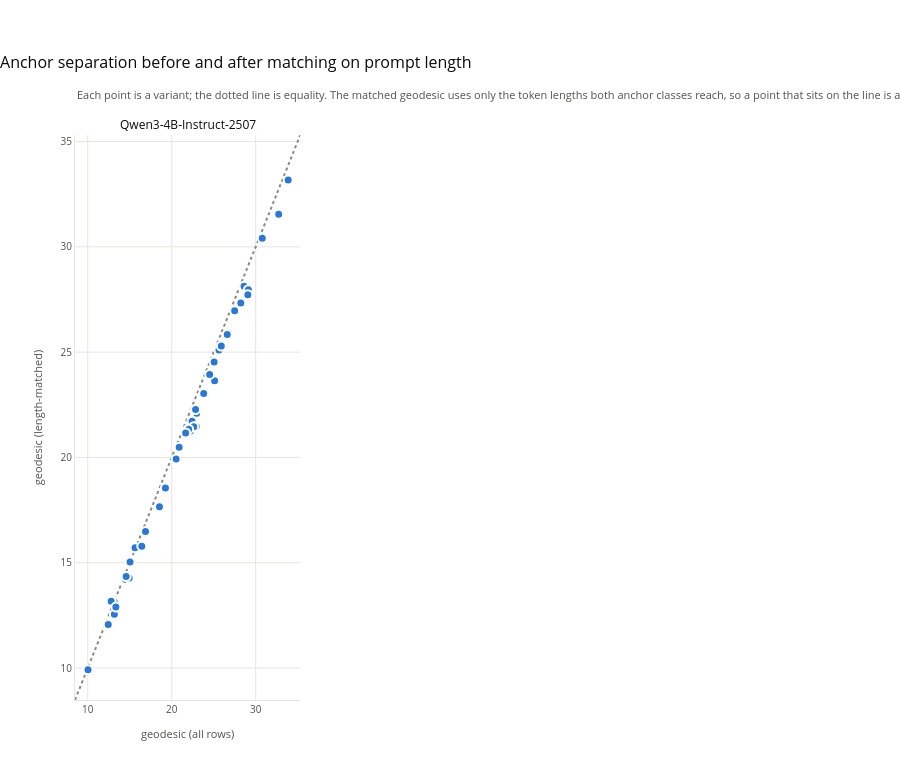

Notebook cell for this chart:
### Markdown cell above
### The same control on the geodesic

The table above matches the coordinate, but the panels plot a geodesic between centroids, so
the control has to be rebuilt at that level before it can speak to them. `matched_centroids`
averages each class's surface position over the token counts both classes reach, with the
same smaller-cell weights, and the geodesic is then solved between those two matched
centroids by the solver used everywhere else in this notebook.

Matching inside a single variant leaves only about twenty pairs behind each panel point, so
these are thinner estimates than the raw ones and some of the gap between the two columns is
that thinness rather than any length effect. `matched_bins` reports the support directly.

`r matched` is this notebook's headline correlation recomputed on matched centroids. If the
relationship the panels report were a length artifact, it would collapse here.

### Code cell
def matched_centroids(rows, bin_width=None):
    """Class centroids built only from the token lengths both classes reach.

    Each surviving token count contributes its two class means weighted by the smaller
    of its two cell sizes, so the two centroids are averaged over one common length
    distribution rather than over the two the classes happen to have.
    """
    bin_width = TOKEN_MATCH_BIN if bin_width is None else bin_width
    anchors = [LOW_STAKES_CLASS, HIGH_STAKES_CLASS]
    pair = rows.loc[rows[STAKES].isin(anchors)].copy()
    pair['token_bin'] = (pair['tokens'] // bin_width) * bin_width
    means = pair.groupby(['token_bin', STAKES], observed=True)[[SURFACE_U, SURFACE_V]].mean()
    sizes = pair.groupby(['token_bin', STAKES], observed=True).size().unstack()
    if not set(anchors) <= set(sizes.columns):
        raise ValueError('An anchor class is absent from the rows being matched.')
    keep = sizes[anchors].notna().all(axis=1)
    if not keep.any():
        raise ValueError('No token length is reached by both anchor classes.')
    bins = sizes.index[keep]
    weights = sizes.loc[bins, anchors].min(axis=1).to_numpy(dtype=np.float64)
    centroid = lambda stakes: np.average(
        np.array([means.loc[(token_bin, stakes)].to_numpy(dtype=np.float64) for token_bin in bins]),
        axis=0, weights=weights)
    return centroid(LOW_STAKES_CLASS), centroid(HIGH_STAKES_CLASS), int(weights.sum()), len(bins)


def matched_geodesics(entry):
    """Per variant: the raw geodesic of the panels, and its length-matched counterpart."""
    rows, surface = entry['rows'], entry['surface']
    records = []
    for variant in sorted(rows[VARIANT].unique()):
        group = rows.loc[rows[VARIANT] == variant]
        low, high, pairs, bins = matched_centroids(group)
        matched, _, _ = geodesic(surface, low, high)
        records.append({'variant': variant, 'matched_geodesic': matched,
                        'matched_pairs': pairs, 'matched_bins': bins})
    return entry['frame'].merge(pd.DataFrame(records), on='variant', validate='one_to_one')


matched_tables, rows_out = {}, {}
for name, entry in tables.items():
    frame = matched_geodesics(entry)
    matched_tables[name] = frame
    raw_r, _ = pearsonr(frame.mean_tokens, frame.geodesic)
    matched_r, matched_p = pearsonr(frame.mean_tokens, frame.matched_geodesic)
    rows_out[name] = {
        'variants': len(frame),
        'matched pairs per variant': f'{frame.matched_pairs.min()} to {frame.matched_pairs.max()}',
        'matched bins per variant': f'{frame.matched_bins.min()} to {frame.matched_bins.max()}',
        'matched / raw, median': (frame.matched_geodesic / frame.geodesic).median(),
        'matched / raw, worst': (frame.matched_geodesic / frame.geodesic - 1).abs().max() + 1,
        'r raw': raw_r,
        'r matched': matched_r,
        'p matched': matched_p,
    }
matched_summary = pd.DataFrame(rows_out).T
matched_summary.index.name = 'model'
display(matched_summary)


figure = make_subplots(rows=row_count, cols=COLUMNS, subplot_titles=names,
                       horizontal_spacing=0.075, vertical_spacing=0.16)
for index, name in enumerate(names):
    row, column = divmod(index, COLUMNS)
    frame = matched_tables[name]
    limits = np.array([min(frame.geodesic.min(), frame.matched_geodesic.min()),
                       max(frame.geodesic.max(), frame.matched_geodesic.max())])
    limits = limits + 0.06 * (limits[1] - limits[0]) * np.array([-1.0, 1.0])
    figure.add_trace(go.Scatter(x=limits, y=limits, mode='lines', showlegend=False,
                                line=dict(color=INK_MUTED, width=2, dash='dot'),
                                hoverinfo='skip'), row=row + 1, col=column + 1)
    figure.add_trace(go.Scatter(
        x=frame.geodesic, y=frame.matched_geodesic, mode='markers', showlegend=False,
        customdata=np.column_stack([frame.register, frame.template, frame.matched_pairs]),
        marker=dict(color=SERIES, size=9, line=dict(color=SURFACE, width=2)),
        hovertemplate='%{customdata[0]} / %{customdata[1]}<br>raw %{x:.2f}'
                      '<br>matched %{y:.2f}<br>%{customdata[2]} matched pairs<extra></extra>'),
        row=row + 1, col=column + 1)
    figure.update_xaxes(title_text='geodesic (all rows)', range=list(limits), row=row + 1, col=column + 1)
    figure.update_yaxes(title_text='geodesic (length-matched)' if column == 0 else None,
                        range=list(limits), row=row + 1, col=column + 1)
for index in range(len(names), row_count * COLUMNS):
    row, column = divmod(index, COLUMNS)
    figure.update_xaxes(visible=False, row=row + 1, col=column + 1)
    figure.update_yaxes(visible=False, row=row + 1, col=column + 1)
figure.update_xaxes(gridcolor=GRID, zeroline=False, linecolor=GRID,
                    title_font=dict(size=11, color=INK_SECONDARY),
                    tickfont=dict(size=10, color=INK_SECONDARY))
figure.update_yaxes(gridcolor=GRID, zeroline=False, linecolor=GRID,
                    title_font=dict(size=11, color=INK_SECONDARY),
                    tickfont=dict(size=10, color=INK_SECONDARY))
for annotation in figure.layout.annotations[:len(names)]:
    annotation.font.update(size=12, color=INK_PRIMARY)
figure.add_annotation(
    text='Each point is a variant; the dotted line is equality. The matched geodesic uses only '
         'the token lengths both anchor classes reach, so a point that sits on the line is a '
         'span that prompt length cannot account for.',
    xref='paper', yref='paper', x=0, y=1.055, xanchor='left', yanchor='bottom',
    showarrow=False, align='left', font=dict(size=11, color=INK_SECONDARY))
figure.update_layout(template='plotly_white', height=760,
                     title=dict(text='Anchor separation before and after matching on prompt length',
                                x=0, xanchor='left', font=dict(size=16, color=INK_PRIMARY)),
                     paper_bgcolor=SURFACE, plot_bgcolor=SURFACE,
                     margin=dict(t=135, l=75, r=30, b=60),
                     hoverlabel=dict(bgcolor=SURFACE, bordercolor=GRID,
                                     font=dict(size=11, color=INK_PRIMARY)))
figure.show()

### Figure 1 — Plotly figure (JSON) as saved in the notebook; plotly's stock layout.template omitted (floating-point values rounded to 4 significant figures)
{"data": [{"hoverinfo": "skip", "line": {"color": "#8a8983", "dash": "dot", "width": 2}, "mode": "lines", "showlegend": false, "type": "scatter", "x": [8.481, 35.31], "xaxis": "x", "y": [8.481, 35.31], "yaxis": "y"}, {"customdata": [["conversational_no_time", "goal", 20], ["conversational_no_time", "objective", 20], ["conversational_no_time", "task", 20], ["directive_no_horizon", "describe_how", 20], ["directive_no_horizon", "develop_a_plan", 20], ["directive_no_horizon", "explain_how", 20], ["directive_no_horizon", "outline_realistic", 20], ["directive_no_horizon", "set_out_the_steps", 20], ["directive_no_horizon", "write_a_plan", 20], ["expert_no_horizon", "domain_expert", 20], ["expert_no_horizon", "experienced_planner", 20], ["expert_no_horizon", "independent_reviewer", 20], ["expert_no_horizon", "operations_lead", 20], ["expert_no_horizon", "project_manager", 20], ["expert_no_horizon", "trusted_adviser", 20], ["impersonal_no_horizon", "a_team_needs_to", 20], ["impersonal_no_horizon", "an_organisation_wants", 20], ["impersonal_no_horizon", "consider_the_problem", 20], ["impersonal_no_horizon", "suppose_someone_set_out", 20], ["impersonal_no_horizon", "the_objective_is", 20], ["impersonal_no_horizon", "what_does_it_take", 20], ["task_only", "advice_request", 20], ["task_only", "best_way", 20], ["task_only", "break_it_down", 20], ["task_only", "direct_help", 20], ["task_only", "external_request", 20], ["task_only", "how_to_go_about_it", 20], ["task_only", "hypothetical_advice", 20], ["task_only", "practical_walkthrough", 20], ["task_only", "recommendation", 20], ["task_only", "starting_now", 20], ["task_only", "think_it_through", 20], ["task_only", "what_to_focus_on", 20], ["verbose_no_horizon", "break_it_down", 20], ["verbose_no_horizon", "direct_help", 20], ["verbose_no_horizon", "external_deadline", 20], ["verbose_no_horizon", "hypothetical_advice", 20], ["verbose_no_horizon", "limited_availability", 20], ["verbose_no_horizon", "practical_walkthrough", 20], ["verbose_no_horizon", "starting_now", 20], ["verbose_no_horizon", "use_the_time", 20]], "hovertemplate": "%{customdata[0]} / %{customdata[1]}<br>raw %{x:.2f}<br>matched %{y:.2f}<br>%{customdata[2]} matched pairs<extra></extra>", "marker": {"color": "#2a78d6", "line": {"color": "#ffffff", "width": 2}, "size": 9}, "mode": "markers", "showlegend": false, "type": "scatter", "x": [25.63, 25.9, 28.62, 30.79, 22.42, 32.74, 22.23, 22.92, 22.97, 29.14, 22.84, 10.03, 13.15, 13.17, 27.5, 15.04, 15.63, 14.52, 12.79, 25.05, 28.23, 22.63, 33.87, 18.54, 22.02, 23.81, 26.76, 20.89, 25.11, 29.07, 21.66, 19.25, 26.61, 12.44, 20.53, 13.35, 16.88, 16.43, 14.93, 14.57, 24.52], "xaxis": "x", "y": [25.1, 25.29, 28.12, 30.41, 21.72, 31.54, 21.25, 21.47, 22.1, 27.96, 22.28, 9.918, 13.13, 12.55, 26.97, 15.03, 15.71, 14.2, 13.18, 24.53, 27.34, 21.46, 33.18, 17.66, 21.34, 23.03, 25.9, 20.48, 23.63, 27.73, 21.16, 18.55, 25.84, 12.06, 19.92, 12.89, 16.49, 15.79, 14.27, 14.34, 23.94], "yaxis": "y"}], "layout": {"annotations": [{"font": {"color": "#0b0b0b", "size": 12}, "showarrow": false, "text": "Qwen3-4B-Instruct-2507", "x": 0.1417, "xanchor": "center", "xref": "paper", "y": 1, "yanchor": "bottom", "yref": "paper"}, {"align": "left", "font": {"color": "#52514e", "size": 11}, "showarrow": false, "text": "Each point is a variant; the dotted line is equality. The matched geodesic uses only the token lengths both anchor classes reach, so a point that sits on the line is a span that prompt length cannot account for.", "x": 0, "xanchor": "left", "xref": "paper", "y": 1.055, "yanchor": "bottom", "yref": "paper"}], "height": 760, "hoverlabel": {"bgcolor": "#ffffff", "bordercolor": "#e6e5e1", "font": {"color": "#0b0b0b", "size": 11}}, "margin": {"b": 60, "l": 75, "r": 30, "t": 135}, "paper_bgcolor": "#ffffff", "plot_bgcolor": "#ffffff", "title": {"font": {"color": "#0b0b0b", "size": 16}, "text": "Anchor separation before and after matching on prompt length", "x": 0, "xanchor": "left"}, "xaxis": {"anchor": "y", "domain": [0, 0.2833], "gridcolor": "#e6e5e1", "linecolor": "#e6e5e1", "range": [8.481, 35.31], "tickfont": {"color": "#52514e", "size": 10}, "title": {"font": {"color": "#52514e", "size": 11}, "text": "geodesic (all rows)"}, "zeroline": false}, "xaxis2": {"anchor": "y2", "domain": [0.3583, 0.6417], "gridcolor": "#e6e5e1", "linecolor": "#e6e5e1", "tickfont": {"color": "#52514e", "size": 10}, "title": {"font": {"color": "#52514e", "size": 11}}, "visible": false, "zeroline": false}, "xaxis3": {"anchor": "y3", "domain": [0.7167, 1], "gridcolor": "#e6e5e1", "linecolor": "#e6e5e1", "tickfont": {"color": "#52514e", "size": 10}, "title": {"font": {"color": "#52514e", "size": 11}}, "visible": false, "zeroline": false}, "yaxis": {"anchor": "x", "domain": [0, 1], "gridcolor": "#e6e5e1", "linecolor": "#e6e5e1", "range": [8.481, 35.31], "tickfont": {"color": "#52514e", "size": 10}, "title": {"font": {"color": "#52514e", "size": 11}, "text": "geodesic (length-matched)"}, "zeroline": false}, "yaxis2": {"anchor": "x2", "domain": [0, 1], "gridcolor": "#e6e5e1", "linecolor": "#e6e5e1", "tickfont": {"color": "#52514e", "size": 10}, "title": {"font": {"color": "#52514e", "size": 11}}, "visible": false, "zeroline": false}, "yaxis3": {"anchor": "x3", "domain": [0, 1], "gridcolor": "#e6e5e1", "linecolor": "#e6e5e1", "tickfont": {"color": "#52514e", "size": 10}, "title": {"font": {"color": "#52514e", "size": 11}}, "visible": false, "zeroline": false}}}
